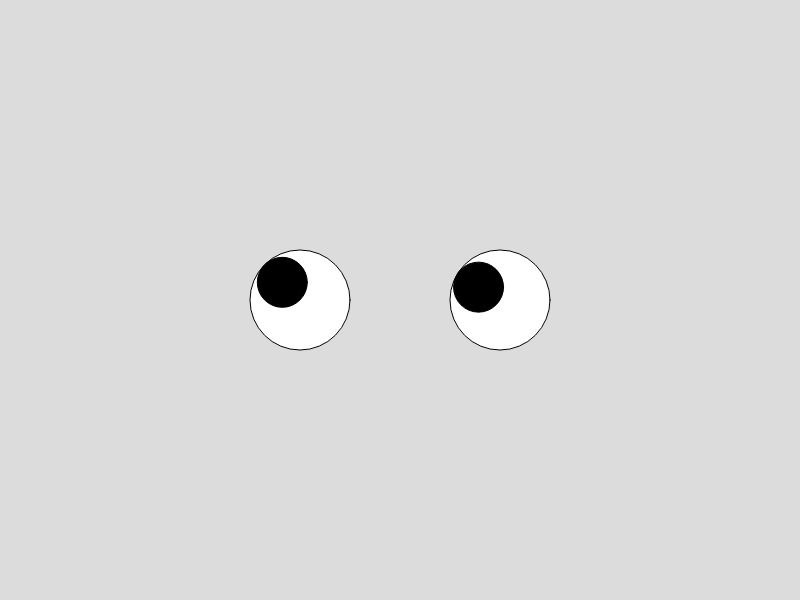
Frame 1 (no input)
Frame 60 (no input): identical to frame 1, image omitted
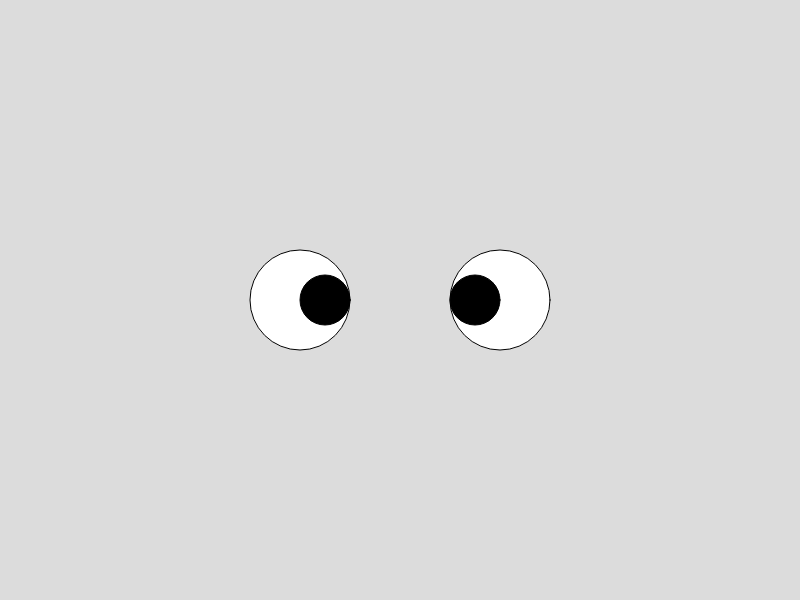
Frame 120 (the mouse pressed at the canvas centre since frame 60)

The p5.js sketch that drew these frames (run headless with seeded random() and noise() and a simulated clock; from frame 60 on, the mouse is pressed at the canvas centre):

// p5.js sketch
// ── sketch.js
function setup() {
  createCanvas(800, 600);
}

function draw() {
  background(220);

  // Coordinates for the center of the eyes
  let eyeX = width / 2 - 100;
  let eyeY = height / 2;
  let eyeX2 = width / 2 + 100;

  // Calculate the angle for the eyes to follow the mouse
  let angle1 = atan2(mouseY - eyeY, mouseX - eyeX);
  let angle2 = atan2(mouseY - eyeY, mouseX - eyeX2);

  // Draw the first eye
  drawEye(eyeX, eyeY, angle1);

  // Draw the second eye
  drawEye(eyeX2, eyeY, angle2);
}

function drawEye(x, y, angle) {
  // Eye properties
  let eyeSize = 100;
  let pupilSize = 50;
  let pupilOffset = eyeSize / 4;

  // Draw the white part of the eye
  fill(255);
  ellipse(x, y, eyeSize, eyeSize);

  // Calculate the pupil position
  let pupilX = x + cos(angle) * pupilOffset;
  let pupilY = y + sin(angle) * pupilOffset;

  // Draw the pupil
  fill(0);
  ellipse(pupilX, pupilY, pupilSize, pupilSize);
}
